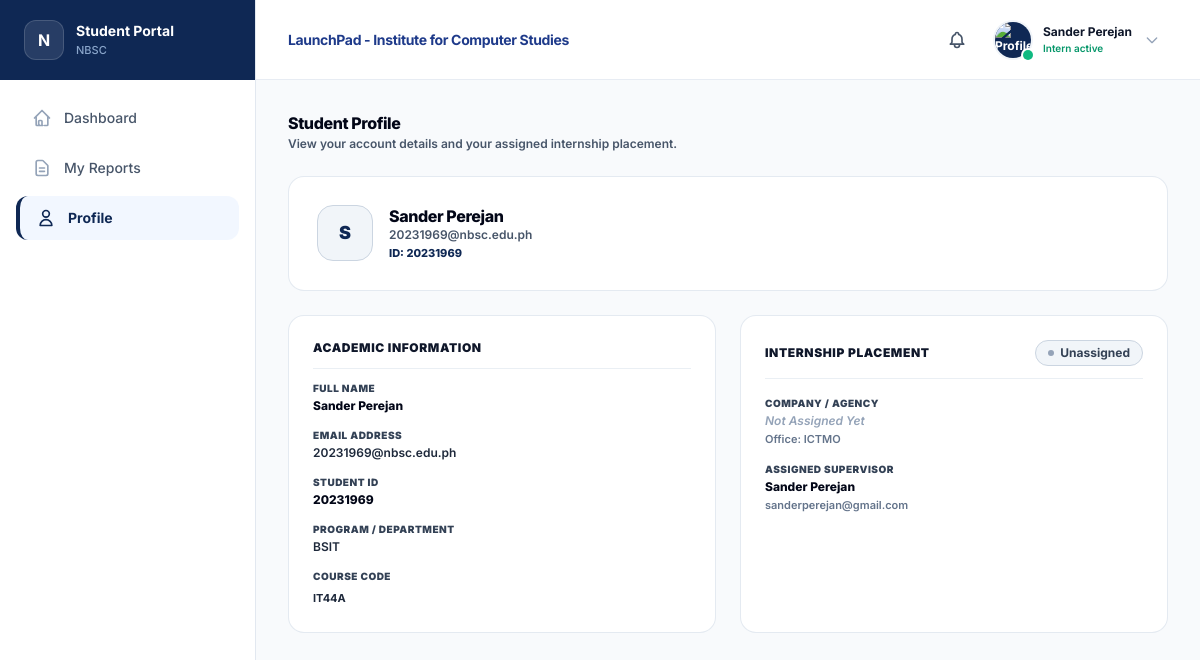
The page /profile.php (signed in) on the database its author committed.
### tables this page shows
CREATE TABLE `students` (
  `id` int(11) NOT NULL AUTO_INCREMENT,
  `user_id` int(11) NOT NULL,
  `student_number` varchar(100) NOT NULL,
  `program` varchar(50) DEFAULT 'BSIT',
  `section` varchar(20) NOT NULL DEFAULT 'IT44A',
  `company_id` int(11) DEFAULT NULL,
  `supervisor_id` int(11) DEFAULT NULL,
  `office_id` int(11) DEFAULT NULL,
  `ojt_start_date` date DEFAULT NULL,
  `completion_requested` tinyint(1) DEFAULT 0,
  `evaluation_triggered` tinyint(1) DEFAULT 0,
  `created_at` datetime DEFAULT current_timestamp(),
  PRIMARY KEY (`id`),
  UNIQUE KEY `uq_student_user` (`user_id`),
  UNIQUE KEY `uq_student_number` (`student_number`),
  KEY `fk_student_company` (`company_id`),
  KEY `fk_student_supervisor` (`supervisor_id`),
  KEY `idx_student_section` (`section`),
  CONSTRAINT `fk_student_company` FOREIGN KEY (`company_id`) REFERENCES `companies` (`id`) ON DELETE SET NULL ON UPDATE CASCADE,
  CONSTRAINT `fk_student_supervisor` FOREIGN KEY (`supervisor_id`) REFERENCES `supervisors` (`id`) ON DELETE SET NULL ON UPDATE CASCADE,
  CONSTRAINT `fk_student_user` FOREIGN KEY (`user_id`) REFERENCES `users` (`id`) ON DELETE CASCADE ON UPDATE CASCADE
);

CREATE TABLE `users` (
  `id` int(11) NOT NULL AUTO_INCREMENT,
  `name` varchar(255) NOT NULL,
  `email` varchar(255) NOT NULL,
  `password_hash` varchar(255) DEFAULT NULL,
  `role` enum('student','supervisor','coordinator','admin') NOT NULL DEFAULT 'student',
  `status` enum('active','archived') NOT NULL DEFAULT 'active',
  `archived_at` datetime DEFAULT NULL,
  `avatar_url` text DEFAULT NULL,
  `created_at` datetime DEFAULT current_timestamp(),
  `privacy_consent` tinyint(1) DEFAULT 0,
  PRIMARY KEY (`id`),
  UNIQUE KEY `uq_users_email` (`email`),
  KEY `idx_users_status` (`status`)
);

CREATE TABLE `offices` (
  `id` int(11) NOT NULL AUTO_INCREMENT,
  `company_id` int(11) NOT NULL,
  `name` varchar(255) NOT NULL,
  `address` text DEFAULT NULL,
  `created_at` datetime DEFAULT current_timestamp(),
  PRIMARY KEY (`id`),
  UNIQUE KEY `uq_office_company_name` (`company_id`,`name`),
  KEY `idx_office_company_id` (`company_id`),
  CONSTRAINT `fk_office_company` FOREIGN KEY (`company_id`) REFERENCES `companies` (`id`) ON DELETE CASCADE ON UPDATE CASCADE
);

### profile.php (called while the page is built, shortened)
<?php
require_once __DIR__ . '/config/db.php';
$sessionUserId = (int)$_SESSION['user_id'];
try {
    $stmt = $pdo->prepare("
        SELECT
            s.id AS student_table_id,
            u.id AS user_id,
            u.name AS student_name,
            u.email AS student_email,
            u.avatar_url,
            s.student_number,
            s.program,
            s.section,
            c.name AS company_name,
            c.address AS company_address,
            o.name AS office_name,
            sup_user.name AS supervisor_name,
            sup_user.email AS supervisor_email
        FROM users u
        INNER JOIN students s ON s.user_id = u.id
        LEFT JOIN companies c ON s.company_id = c.id
        LEFT JOIN offices o ON s.office_id = o.id
        LEFT JOIN supervisors sup ON s.supervisor_id = sup.id
        LEFT JOIN users sup_user ON sup.user_id = sup_user.id
        WHERE u.id = ?
        LIMIT 1
    ");
    $stmt->execute([$sessionUserId]);
    $student = $stmt->fetch(PDO::FETCH_ASSOC);
} catch (Exception $e) {
    error_log("Profile Page Error: " . $e->getMessage());
    $student = [
        'student_name'    => 'Student',
        'student_email'   => $_SESSION['email'] ?? '',
        'student_number'  => 'N/A',
        'program'         => 'BSIT',
        'section'         => null,
        'company_name'    => null,
        'supervisor_name' => null
    ];
}
require_once __DIR__ . '/src/pages/student/profilePage.php';

### src/pages/student/profilePage.php (the view, shortened to what this page needs)
<?php
$hasActivePlacement = !empty($student['company_name']);
$studentNumber      = !empty($student['student_number']) ? $student['student_number'] : 'N/A';
$studentName        = !empty($student['student_name']) ? $student['student_name'] : 'Student';
$studentEmail       = !empty($student['student_email']) ? $student['student_email'] : '';
?>
<!DOCTYPE html>
<html lang="en">
<head>
    <script src="https://cdn.tailwindcss.com"></script>
    <link rel="stylesheet" href="<?= BASE_PATH; ?>/public/css/style.css">
</head>
<body class="bg-[#F8FAFC] text-slate-900 subpixel-antialiased selection:bg-[#0F2854] selection:text-white">
    <div class="flex min-h-screen">
        <?php include __DIR__ . '/../../components/sidebar.php'; ?>
        <div class="flex-1 flex flex-col min-w-0">
            <?php include __DIR__ . '/../../components/header.php'; ?>
            <main class="p-8 max-w-5xl w-full mx-auto space-y-6 flex-1">
                <div>
                    <h2 class="text-base font-extrabold text-slate-950 leading-snug tracking-tight">Student Profile</h2>
                    <p class="text-slate-600 text-xs font-semibold mt-0.5">View your account details and your assigned internship placement.</p>
                </div>
                <div class="bg-white rounded-2xl p-7 border border-slate-200/90 shadow-xs flex items-center justify-between gap-4">
                    <div class="flex items-center gap-4">
                        <div class="w-14 h-14 rounded-2xl bg-slate-100 border border-slate-300 flex items-center justify-center text-[#0F2854] text-lg font-black overflow-hidden shrink-0 shadow-2xs">
                        </div>
                        <div>
                            <h3 class="text-base font-extrabold text-slate-950 tracking-tight leading-snug"><?= htmlspecialchars($studentName); ?></h3>
                            <p class="text-xs font-semibold text-slate-600"><?= htmlspecialchars($studentEmail); ?></p>
                            <p class="text-[11px] font-extrabold text-[#0F2854] mt-0.5">ID: <?= htmlspecialchars($studentNumber); ?></p>
                        </div>
                    </div>
                </div>
                <div class="grid grid-cols-1 md:grid-cols-2 gap-6 items-stretch">
                    <div class="bg-white rounded-2xl border border-slate-200/90 shadow-xs p-6 space-y-4 flex flex-col justify-between">
                        <div>
                            <div class="border-b border-slate-200/70 pb-3">
                                <h4 class="text-xs font-black uppercase tracking-wider text-slate-900">Academic Information</h4>
                            </div>
                            <div class="space-y-3.5 pt-3">
                                <div>
                                    <p class="text-[10px] font-black text-slate-700 uppercase tracking-wider">Full Name</p>
                                    <p class="text-xs font-extrabold text-slate-950 mt-0.5"><?= htmlspecialchars($studentName); ?></p>
                                </div>
                                <div>
                                    <p class="text-[10px] font-black text-slate-700 uppercase tracking-wider">Email Address</p>
                                    <p class="text-xs font-semibold text-slate-800 mt-0.5"><?= htmlspecialchars($studentEmail); ?></p>
                                </div>
                                <div>
                                    <p class="text-[10px] font-black text-slate-700 uppercase tracking-wider">Student ID</p>
                                    <p class="text-xs font-extrabold text-slate-950 mt-0.5"><?= htmlspecialchars($studentNumber); ?></p>
                                </div>
                                <div>
                                    <p class="text-[10px] font-black text-slate-700 uppercase tracking-wider">Program / Department</p>
                                    <p class="text-xs font-semibold text-slate-800 mt-0.5"><?= htmlspecialchars($student['program'] ?? 'BSIT'); ?></p>
                                </div>
                                <div>
                                    <p class="text-[10px] font-black text-slate-700 uppercase tracking-wider">Course Code</p>
                                    <?php if (!empty($student['section'])): ?>
                                        <span class="inline-flex items-center text-slate-800 font-bold text-[11px] font-bold ">
                                            <?= htmlspecialchars($student['section']); ?>
                                        </span>
                                    <?php else: ?>
                                        <p class="text-xs font-semibold text-slate-400 italic mt-0.5">Not Assigned Yet</p>
                                    <?php endif; ?>
                                </div>
                            </div>
                        </div>
                    </div>
                    <div class="bg-white rounded-2xl border border-slate-200/90 shadow-xs p-6 flex flex-col justify-between space-y-5">
                        <div class="space-y-4">
                            <div class="border-b border-slate-200/70 pb-3 flex justify-between items-center">
                                <div>
                                    <h4 class="text-xs font-black uppercase tracking-wider text-slate-900">Internship Placement</h4>
                                </div>
                                <?php if ($hasActivePlacement): ?>
                                    <span class="inline-flex items-center gap-1.5 px-3 py-1 rounded-full bg-emerald-100/80 text-emerald-900 border border-emerald-300 text-xs font-bold shadow-2xs">
                                        <span class="w-1.5 h-1.5 rounded-full bg-emerald-600"></span>
                                        Active Placement
                                    </span>
                                <?php else: ?>
                                    <span class="inline-flex items-center gap-1.5 px-3 py-1 rounded-full bg-slate-100 text-slate-700 border border-slate-300 text-xs font-bold">
                                        <span class="w-1.5 h-1.5 rounded-full bg-slate-400"></span>
                                        Unassigned
                                    </span>
                                <?php endif; ?>
                            </div>
                            <div class="space-y-3.5 text-xs">
                                <div>
                                    <p class="text-[10px] font-black text-slate-700 uppercase tracking-wider">Company / Agency</p>
                                    <p class="text-xs font-extrabold text-slate-950 mt-0.5">
                                        <?= !empty($student['company_name']) ? htmlspecialchars($student['company_name']) : '<span class="text-slate-400 font-semibold italic">Not Assigned Yet</span>'; ?>
                                    </p>
                                    <?php if (!empty($student['office_name'])): ?>
                                        <p class="text-[11px] font-semibold text-slate-500 mt-0.5">Office: <?= htmlspecialchars($student['office_name']); ?></p>
                                    <?php endif; ?>
                                </div>
                                <div>
                                    <p class="text-[10px] font-black text-slate-700 uppercase tracking-wider">Assigned Supervisor</p>
                                    <p class="text-xs font-extrabold text-slate-950 mt-0.5">
                                        <?= !empty($student['supervisor_name']) ? htmlspecialchars($student['supervisor_name']) : '<span class="text-slate-400 font-semibold italic">Not Assigned Yet</span>'; ?>
                                    </p>
                                    <?php if (!empty($student['supervisor_email'])): ?>
                                        <p class="text-[11px] font-semibold text-slate-500 mt-0.5"><?= htmlspecialchars($student['supervisor_email']); ?></p>
                                    <?php endif; ?>
                                </div>
                            </div>
                        </div>
                    </div>
                </div>
            </main>
        </div>
    </div>
</body>
</html>

### public/css/style.css (style rules this page uses)
html, body { font-family: 'Inter', system-ui, -apple-system, BlinkMacSystemFont, 'Segoe UI', Roboto, sans-serif !important; text-rendering: optimizeLegibility !important; -webkit-font-smoothing: subpixel-antialiased !important; -moz-osx-font-smoothing: auto !important; }

### rows shown on the page
students: user.name "Sander Perejan", user.email "20231969@nbsc.edu.ph", student_number "20231969", program "BSIT", section "IT44A", office.name "ICTMO", users.name "Sander Perejan", users.email "sanderperejan@gmail.com"

### other values the page prints
$displayName "Sander Perejan"
$roleLabel "Intern active"
